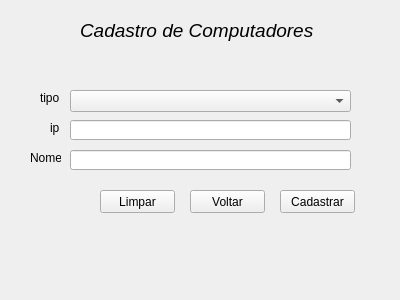
<?xml version="1.0" encoding="UTF-8"?>
<ui version="4.0">
 <class>FrmCadComputadores</class>
 <widget class="QWidget" name="FrmCadComputadores">
  <property name="geometry">
   <rect>
    <x>0</x>
    <y>0</y>
    <width>400</width>
    <height>300</height>
   </rect>
  </property>
  <property name="windowTitle">
   <string>Form</string>
  </property>
  <widget class="QLabel" name="label">
   <property name="geometry">
    <rect>
     <x>80</x>
     <y>20</y>
     <width>251</width>
     <height>21</height>
    </rect>
   </property>
   <property name="font">
    <font>
     <family>Tahoma</family>
     <pointsize>14</pointsize>
     <italic>true</italic>
    </font>
   </property>
   <property name="text">
    <string>Cadastro de Computadores</string>
   </property>
  </widget>
  <widget class="QLabel" name="label_2">
   <property name="geometry">
    <rect>
     <x>40</x>
     <y>90</y>
     <width>21</width>
     <height>16</height>
    </rect>
   </property>
   <property name="text">
    <string>tipo</string>
   </property>
  </widget>
  <widget class="QLabel" name="label_3">
   <property name="geometry">
    <rect>
     <x>50</x>
     <y>120</y>
     <width>16</width>
     <height>16</height>
    </rect>
   </property>
   <property name="text">
    <string>ip</string>
   </property>
  </widget>
  <widget class="QLabel" name="label_4">
   <property name="geometry">
    <rect>
     <x>30</x>
     <y>150</y>
     <width>31</width>
     <height>16</height>
    </rect>
   </property>
   <property name="text">
    <string>Nome</string>
   </property>
  </widget>
  <widget class="QLineEdit" name="edIp">
   <property name="geometry">
    <rect>
     <x>70</x>
     <y>120</y>
     <width>281</width>
     <height>20</height>
    </rect>
   </property>
  </widget>
  <widget class="QLineEdit" name="edNome">
   <property name="geometry">
    <rect>
     <x>70</x>
     <y>150</y>
     <width>281</width>
     <height>20</height>
    </rect>
   </property>
  </widget>
  <widget class="QComboBox" name="cbTipo">
   <property name="geometry">
    <rect>
     <x>70</x>
     <y>90</y>
     <width>281</width>
     <height>22</height>
    </rect>
   </property>
  </widget>
  <widget class="QPushButton" name="btCadastrar">
   <property name="geometry">
    <rect>
     <x>280</x>
     <y>190</y>
     <width>75</width>
     <height>23</height>
    </rect>
   </property>
   <property name="text">
    <string>Cadastrar</string>
   </property>
  </widget>
  <widget class="QPushButton" name="btVoltar">
   <property name="geometry">
    <rect>
     <x>190</x>
     <y>190</y>
     <width>75</width>
     <height>23</height>
    </rect>
   </property>
   <property name="text">
    <string>Voltar</string>
   </property>
  </widget>
  <widget class="QPushButton" name="pushButton">
   <property name="geometry">
    <rect>
     <x>100</x>
     <y>190</y>
     <width>75</width>
     <height>23</height>
    </rect>
   </property>
   <property name="text">
    <string>Limpar</string>
   </property>
  </widget>
 </widget>
 <resources/>
 <connections/>
</ui>
